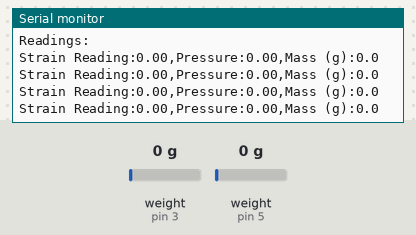
The sketch below on a simulated Arduino Uno, built with avr-gcc and run on an emulated ATmega328P. Shown: the last lines printed to the serial monitor. The test bench sets the inputs (shaded band); at power-on: weight on the scale (sensors on pin 3, pin 5) 0 g.

Above: at 3.2 s.
3.3 s: weight on the scale (sensor on pin 3) set to 100 g
At 3.61 s:
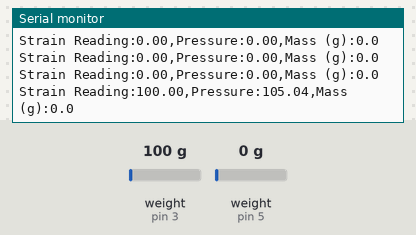
4.8 s: weight on the scale (sensor on pin 5) set to 100 g
At 4.82 s:
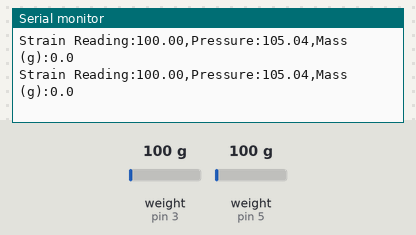
6.3 s: weight on the scale (sensor on pin 3) set to 1250 g
At 6.33 s:
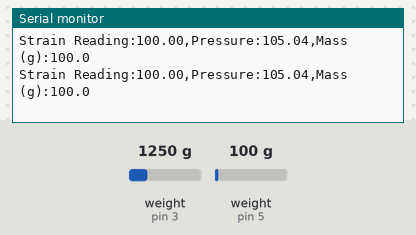
7.8 s: weight on the scale (sensor on pin 5) set to 1250 g
At 7.84 s:
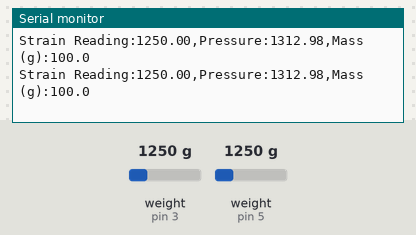
Timing chart, 0 to 10.3 s (numbered marks = the images above; inputs shaded):
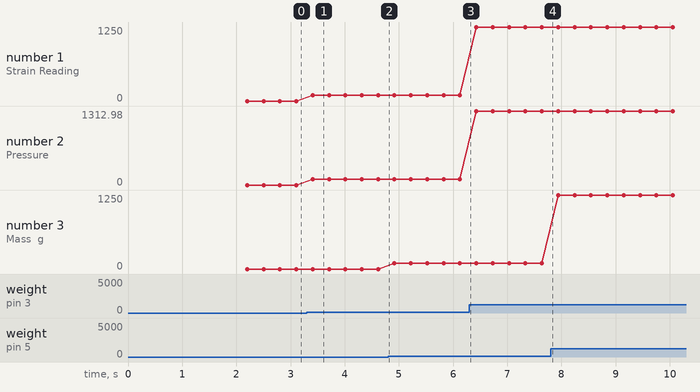

The sketch:

Structures2.ino
```cpp
#include "HX711.h"

#define strain_calibration_factor -1090.0 //This value is obtained using the SparkFun_HX711_Calibration sketch
#define scale_calibration_factor 1020

#define STRAINGAUGE_DOUT_PIN  3
#define STRAINGAUGE_SCK_PIN  2

#define LOADCELL_DOUT_PIN  5
#define LOADCELL_SCK_PIN  4

//change depending on chamber dimensions
const float wall_thickness_in  = 0.065;
const float chamber_diameter_in = 2.23;

//change depending on chamber material
const float youngs_modulus_psi = 29730000;
const float poissons_ratio  = 0.35;


HX711 scale;
HX711 strain;

void setup() {
  Serial.begin(57600);
  Serial.println("HX711 scale demo");

  strain.begin(STRAINGAUGE_DOUT_PIN, STRAINGAUGE_SCK_PIN);
  strain.set_scale(strain_calibration_factor); //This value is obtained by using the SparkFun_HX711_Calibration sketch
  strain.tare(); //Assuming there is no weight on the scale at start up, reset the scale to 0

  scale.begin(LOADCELL_DOUT_PIN, LOADCELL_SCK_PIN);
  scale.set_scale(scale_calibration_factor); //This value is obtained by using the SparkFun_HX711_Calibration sketch
  scale.tare(); //Assuming there is no weight on the scale at start up, reset the scale to 0

  Serial.println("Readings:");
}

void loop() {

  float microstrain = get_microstrain();
  get_pressure(microstrain);
  //delay(500);
  Serial.print("Strain Reading:");
  Serial.print(microstrain * pow(10, 6));
  Serial.print(",");
  Serial.print("Pressure:");
  Serial.print(get_pressure(microstrain));
  Serial.print(",");
  Serial.print("Mass (g):");
  Serial.println(scale.get_units(), 1);


}
float get_pressure(float strain){
   // Serial.print(strain * pow(10, 6));

    float pressure_difference = (youngs_modulus_psi * wall_thickness_in * strain) / (chamber_diameter_in * (1 - (poissons_ratio / 2)));
    //Serial.println(pressure_difference);
    return pressure_difference;
   }
float get_microstrain(){
  float microstrain = round(strain.get_units());
  float strain = microstrain * pow(10, -6);
  return strain;
}
```

Measured:
- after the input at 3.3 s, the serial monitor: prints a new line after 0.11 s (image 1)
- plotted number 1: 0 → 100 after the input at 3.3 s, 100 → 1250 after the input at 6.3 s
- plotted number 2: 0 → 105.04 after the input at 3.3 s, 105.04 → 1312.98 after the input at 6.3 s
